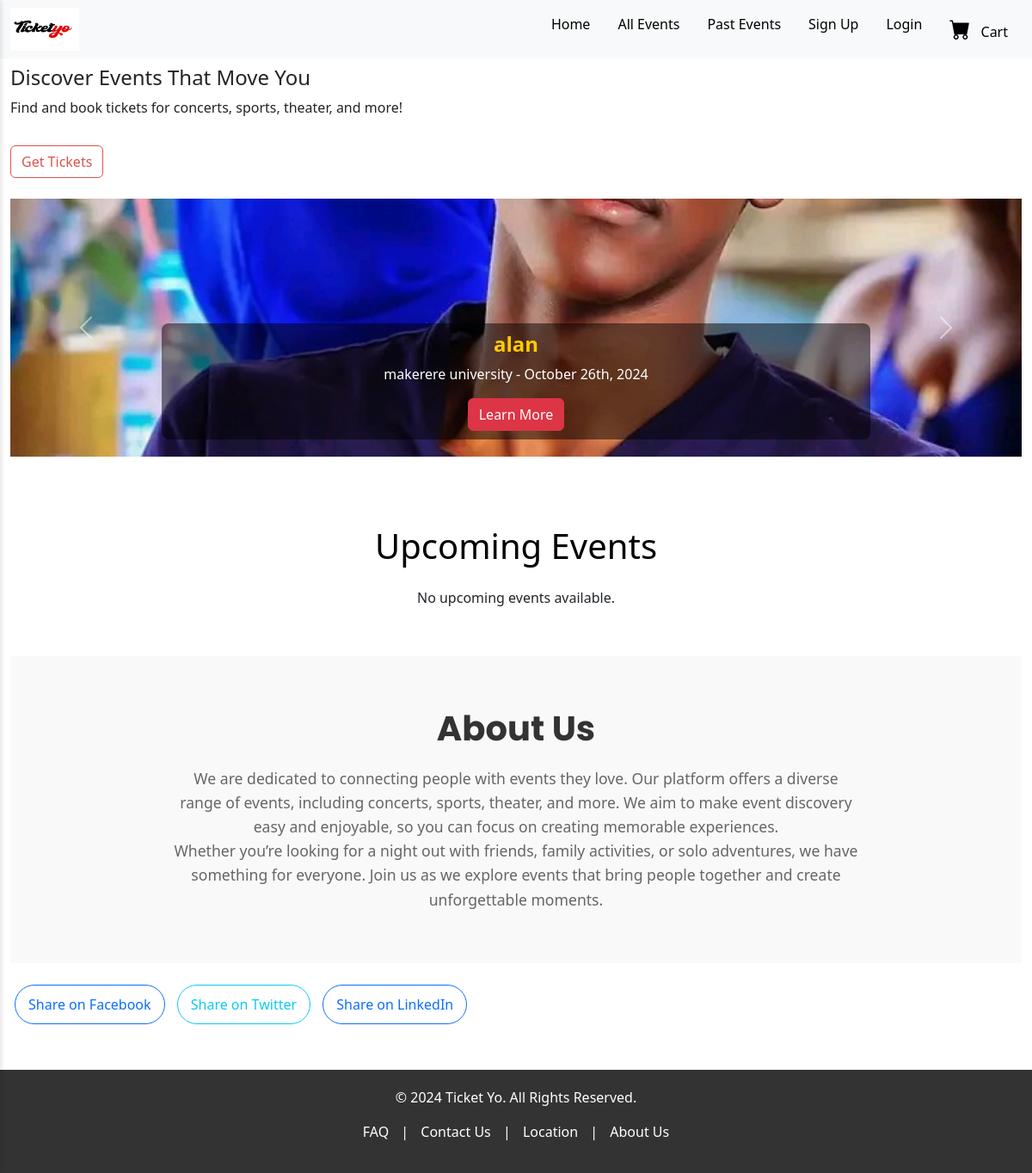
The app's page /events with its own data.
### events/models.py (models this page shows, shortened)
class Event(models.Model):
    STATUS_CHOICES = [
        ('pending', 'Pending'),
        ('approved', 'Approved'),
        ('rejected', 'Rejected'),
    ]
    user = models.ForeignKey(settings.AUTH_USER_MODEL, on_delete=models.CASCADE, related_name='events')
    poster = models.ImageField(upload_to='event_posters/')
    title = models.CharField(max_length=200)
    description = models.TextField()
    category = models.CharField(max_length=100)
    start_date = models.DateTimeField()
    end_date = models.DateTimeField(null=True, blank=True)
    venue_name = models.CharField(max_length=100)
    regular_price = models.DecimalField(max_digits=10, decimal_places=2)
    sale_price = models.DecimalField(max_digits=10, decimal_places=2, null=True, blank=True)
    tickets_available = models.PositiveIntegerField(null=True, blank=True)
    tickets_sold = models.PositiveIntegerField(default=0)
    status = models.CharField(max_length=10, choices=STATUS_CHOICES, default='pending')
    adminaction = models.ForeignKey(settings.AUTH_USER_MODEL, on_delete=models.SET_NULL, null=True, blank=True, editable=False)

### events/views.py (the view)
# urls.py: path('',views.homepage, name='homepage'),
def homepage(request):
    all_events = Event.objects.filter(status='approved')
    upcoming_events = Event.objects.filter(start_date__gte=timezone.now()).order_by('start_date')
    paginator = Paginator(upcoming_events, 4)
    page_number = request.GET.get('upcoming_page')
    page_obj_upcoming = paginator.get_page(page_number)
    return render(request, 'events/homepage.html', {
        'all_events': all_events,
        'page_obj_upcoming': page_obj_upcoming,
    })

### templates/events/homepage.html (shortened to what this page needs)
{% extends 'frontend/base.html' %}
{% load static %}
{% block content %}
<link rel="stylesheet" href="{% static 'events/styles.css' %}">
<link rel="stylesheet" href="{% static 'frontend/homepage.css' %}">
<div>
    <section class="hero">
        <div class="hero-content">
            <h4 class="text mt-2">Discover Events That Move You</h4>
            <p class="text mb-2 mt-2">Find and book tickets for concerts, sports, theater, and more!</p>
            <a href="{% url 'all_events' %}" class="btn btn-outline-danger mt-4 mb-4">Get Tickets</a>
        </div>
    </section>
    <div>
        <section class="event-slider">
            <div id="eventCarousel" class="carousel slide" data-bs-ride="carousel">
                <div class="carousel-inner">
                    {% for event in all_events %}
                    <div class="carousel-item {% if forloop.first %}active{% endif %}">
                        <img src="{{ event.poster.url }}" class="d-block w-100" alt="{{ event.title }}">
                        <div class="carousel-caption d-none d-md-block">
                            <h5>{{ event.title }}</h5>
                            <p>{{ event.venue_name }} - {{ event.start_date|date:"F jS, Y" }}</p>
                            <a href="{% url 'event_detail' event.id %}" class="btn btn-danger">Learn More</a>
                        </div>
                    </div>
                    {% endfor %}
                </div>
                <button class="carousel-control-prev" type="button" data-bs-target="#eventCarousel"
                    data-bs-slide="prev">
                    <span class="carousel-control-prev-icon" aria-hidden="true"></span>
                </button>
                <button class="carousel-control-next" type="button" data-bs-target="#eventCarousel"
                    data-bs-slide="next">
                    <span class="carousel-control-next-icon" aria-hidden="true"></span>
                </button>
            </div>
        </section>
    </div>
    <section class="upcoming-events">
        <h1 class="text-black text-center mb-4">Upcoming Events</h1>
        <div class="container">
            <div class="row" id="upcoming-events-row">
                {% for event in page_obj_upcoming %}
                <div class="col-md-3 mb-4 event-item">
                    <div class="card event-card text-center shadow-lg">
                        <a href="{% url 'event_detail' event.id %}">
                            <img src="{{ event.poster.url }}" class="card-img-top event-poster" alt="{{ event.title }}">
                        </a>
                        <div class="card-body">
                            <h5 class="card-title">{{ event.title }}</h5>
                            <p class="venue">{{ event.venue_name }}</p>
                            <p class="price">UGX {{ event.sale_price|floatformat:0 }}</p>
                            <a href="{% url 'buy_ticket' event.id %}" class="btn btn-outline-danger">Get Tickets</a>
                        </div>
                    </div>
                </div>
                {% empty %}
                <p class="text-center">No upcoming events available.</p>
                {% endfor %}
            </div>
        </div>
    </section>
</div>
<section class="about-us">
    <div class="container">
        <h2>About Us</h2>
        <p>We are dedicated to connecting people with events they love. Our platform offers a diverse range of events,
            including concerts, sports, theater, and more. We aim to make event discovery easy and enjoyable, so you can
            focus on creating memorable experiences.</p>
        <p>Whether you’re looking for a night out with friends, family activities, or solo adventures, we have something
            for everyone. Join us as we explore events that bring people together and create unforgettable moments.</p>
    </div>
</section>
<div class="share-buttons">
    <a href="https://www.facebook.com/sharer/sharer.php?u={{ request.build_absolute_uri }}" target="_blank"
        class="btn btn-outline-primary">Share on Facebook</a>
    <a href="https://twitter.com/intent/tweet?url={{ request.build_absolute_uri }}&text=Check out this event!"
        target="_blank" class="btn btn-outline-info">Share on Twitter</a>
    <a href="https://www.linkedin.com/shareArticle?mini=true&url={{ request.build_absolute_uri }}" target="_blank"
        class="btn btn-outline-primary">Share on LinkedIn</a>
</div>
{% endblock %}

### static/frontend/base.css (style rules this page uses)
body { font-family: 'Roboto', sans-serif; margin: 0; padding: 0; }

### static/events/styles.css (style rules this page uses)
.container { max-width: 1200px; margin: auto; }
h2 { font-family: 'Poppins', sans-serif; color: #4a90e2; font-weight: 700; }
.btn-outline-danger { border-color: #d9534f; color: #d9534f; }

### static/frontend/homepage.css (style rules this page uses)
.carousel-item img { max-height: 300px; width: 300PXpx; object-fit: cover; }
.carousel-caption h5 { font-size: 1.5rem; }
.carousel-caption p { font-size: 1rem; }
.carousel-caption { background-color: rgba(0, 0, 0, 0.5); padding: 10px; border-radius: 8px; }
.carousel-caption h5 { color: #ffcc00; font-weight: bold; }
.carousel-caption p { color: #ffffff; }
.event-slider { margin-bottom: 80px; }
.btn-outline-danger { margin-bottom: 30px; }
.share-buttons { margin-top: 20px; }
.share-buttons .btn { margin: 5px; padding: 10px 15px; border-radius: 25px; }
.about-us { padding: 60px 20px; background-color: #f9f9f9; text-align: center; margin-top: 40px; }
.about-us h2 { font-size: 2.5em; color: #333; margin-bottom: 20px; }
.about-us p { font-size: 1.1em; color: #666; line-height: 1.6; max-width: 800px; margin: 0 auto; }

### records on screen
Event: poster (picture), title "alan", venue_name "makerere university", start_date "October 26th, 2024"
